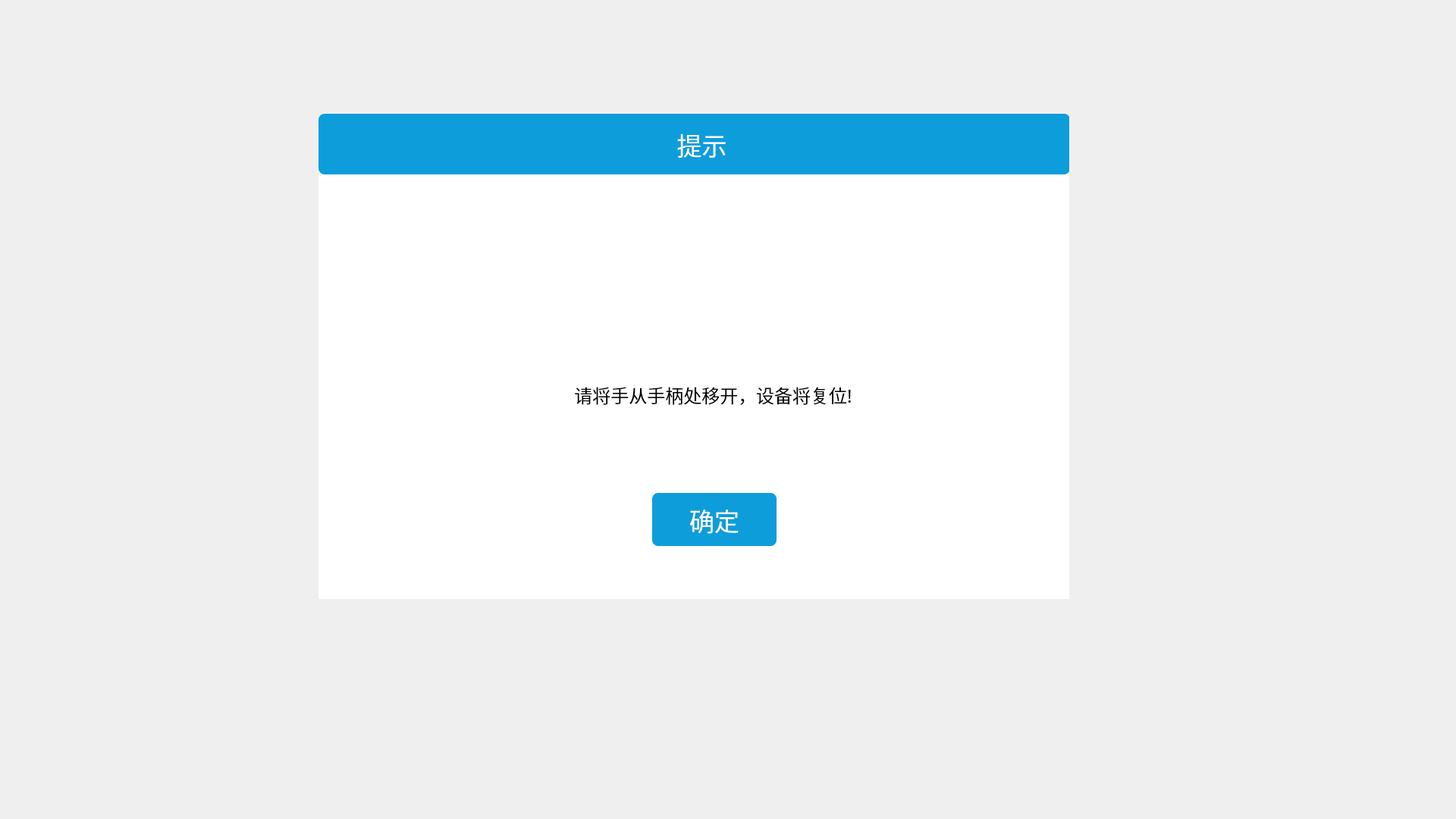
<?xml version="1.0" encoding="UTF-8"?>
<ui version="4.0">
 <class>ResetHandleDialog</class>
 <widget class="QDialog" name="ResetHandleDialog">
  <property name="geometry">
   <rect>
    <x>0</x>
    <y>0</y>
    <width>1920</width>
    <height>1080</height>
   </rect>
  </property>
  <property name="windowTitle">
   <string>Dialog</string>
  </property>
  <widget class="QGroupBox" name="groupBox">
   <property name="geometry">
    <rect>
     <x>420</x>
     <y>150</y>
     <width>990</width>
     <height>640</height>
    </rect>
   </property>
   <property name="styleSheet">
    <string notr="true">#groupBox{background: #FFFFFF;border:none;border-top-left-radius: 8px;border-top-right-radius:8px}</string>
   </property>
   <property name="title">
    <string/>
   </property>
   <widget class="QGroupBox" name="groupBox_2">
    <property name="geometry">
     <rect>
      <x>0</x>
      <y>0</y>
      <width>991</width>
      <height>80</height>
     </rect>
    </property>
    <property name="styleSheet">
     <string notr="true">background: #0D9DDB;
border-radius: 8px 8px 0px 0px;</string>
    </property>
    <property name="title">
     <string/>
    </property>
    <widget class="QPushButton" name="close_Btn">
     <property name="geometry">
      <rect>
       <x>900</x>
       <y>16</y>
       <width>51</width>
       <height>51</height>
      </rect>
     </property>
     <property name="styleSheet">
      <string notr="true">border-image: url(:/new/prefix1/release/source/image/close.png);</string>
     </property>
     <property name="text">
      <string/>
     </property>
    </widget>
    <widget class="QLabel" name="label">
     <property name="geometry">
      <rect>
       <x>440</x>
       <y>10</y>
       <width>131</width>
       <height>61</height>
      </rect>
     </property>
     <property name="font">
      <font>
       <family>黑体</family>
       <pointsize>25</pointsize>
      </font>
     </property>
     <property name="styleSheet">
      <string notr="true">color:white;</string>
     </property>
     <property name="text">
      <string>提示</string>
     </property>
     <property name="alignment">
      <set>Qt::AlignCenter</set>
     </property>
    </widget>
   </widget>
   <widget class="QLabel" name="msg_Label">
    <property name="geometry">
     <rect>
      <x>190</x>
      <y>330</y>
      <width>661</width>
      <height>81</height>
     </rect>
    </property>
    <property name="font">
     <font>
      <family>黑体</family>
      <pointsize>18</pointsize>
     </font>
    </property>
    <property name="text">
     <string>请将手从手柄处移开，设备将复位!</string>
    </property>
    <property name="alignment">
     <set>Qt::AlignCenter</set>
    </property>
   </widget>
   <widget class="QPushButton" name="confirm_Btn">
    <property name="geometry">
     <rect>
      <x>440</x>
      <y>500</y>
      <width>164</width>
      <height>70</height>
     </rect>
    </property>
    <property name="font">
     <font>
      <family>黑体</family>
      <pointsize>25</pointsize>
     </font>
    </property>
    <property name="styleSheet">
     <string notr="true">QPushButton{background: #0D9DDB;
border-radius: 8px;
color: rgb(255, 255, 255);}
QPushButton:hover{background: #0A90D4;
border-radius: 8px;
color: rgb(255, 255, 255);}
QPushButton:pressed{background: #0984CE;
border-radius: 8px;
color: rgb(255, 255, 255);}</string>
    </property>
    <property name="text">
     <string>确定</string>
    </property>
   </widget>
   <widget class="QLabel" name="image_Label">
    <property name="geometry">
     <rect>
      <x>410</x>
      <y>190</y>
      <width>201</width>
      <height>111</height>
     </rect>
    </property>
    <property name="text">
     <string/>
    </property>
    <property name="alignment">
     <set>Qt::AlignCenter</set>
    </property>
   </widget>
  </widget>
 </widget>
 <resources/>
 <connections/>
</ui>
